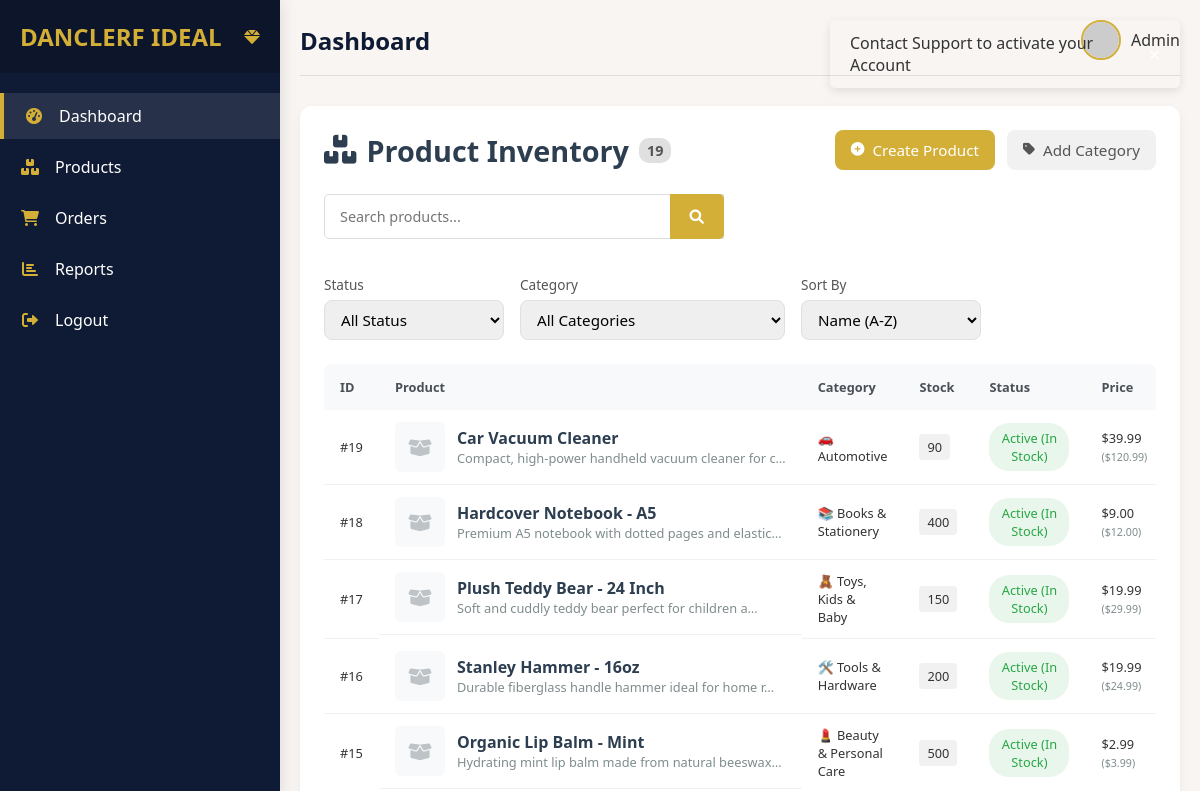
Page /products/ (signed in, upper part) on the earlier database version.
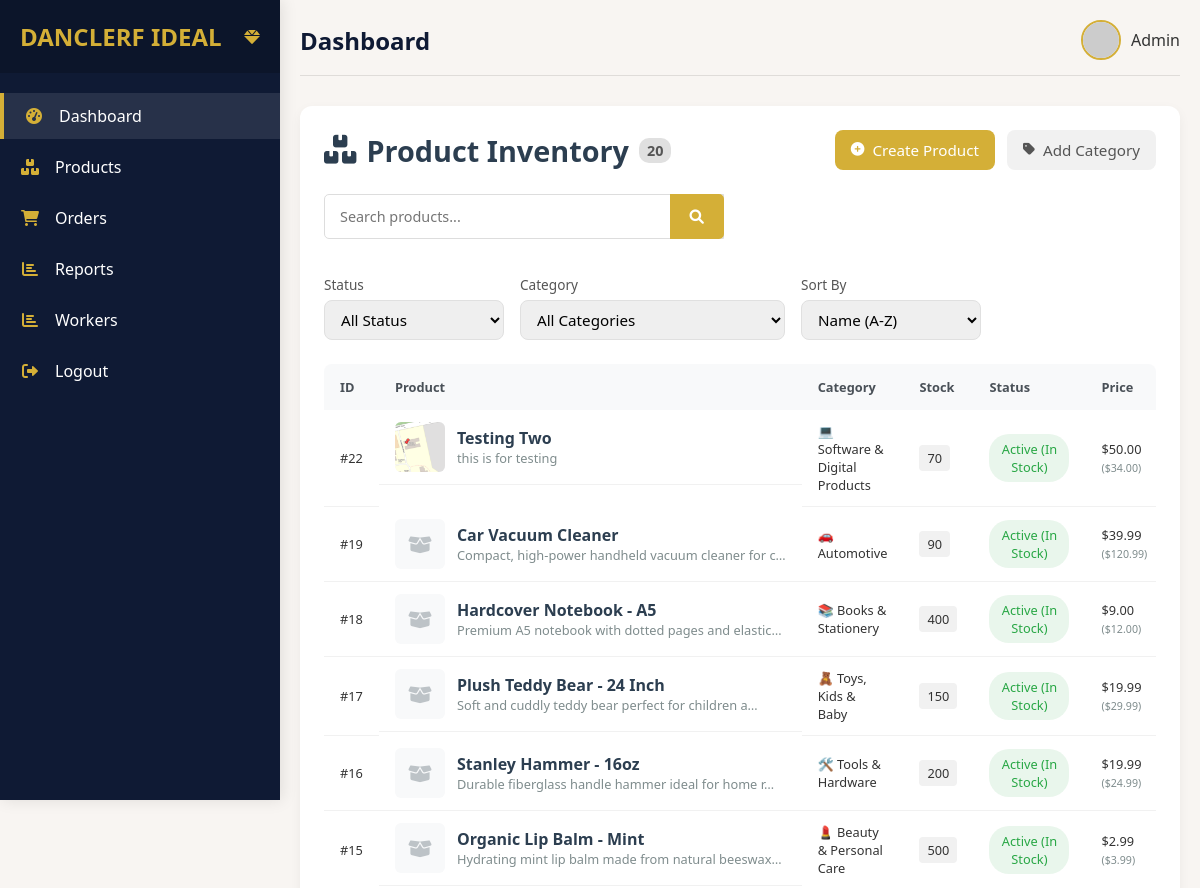
Same page on the later database version.
### shop/models/products.py (models this page shows, shortened)
class Product(BaseModel):
    STATUS = [
        ('active', 'Active (In Stock)'),
        ('inactive', 'Out of Stock'),
    ]
    name = models.CharField(max_length=255)
    description = models.TextField(blank=True)
    category = models.ForeignKey(Category, on_delete=models.CASCADE, null=True, blank=True)
    status = models.CharField(max_length=100, choices=STATUS)
    image = models.ImageField(blank=True, null=True)
    stock_quantity = models.PositiveIntegerField(default=0)
    actual_price = models.DecimalField(max_digits=10, decimal_places=2, default=0.00)
    selling_price = models.DecimalField(max_digits=10, decimal_places=2, default=0.00)

class Category(BaseModel):
    name = models.CharField(max_length=100)
    def __str__(self):
        return self.name

### shop/views.py (the view, shortened to what this page needs)
# urls.py: path("products/", products, name="products"),
@login_required
def products(request):
    try:
        has_activated_account(request)
    except:
        pass
    product_form = ProductForm()
    category_form = CategoryForm()
    products = Product.objects.select_related("category").all()
    categories = Category.objects.all()
    status_filter = request.GET.get("status", "all")
    category_filter = request.GET.get("category", "")
    search_term = request.GET.get("search", "").lower()
    response_format = request.GET.get("format", "html")
    if status_filter != "all":
        products = products.filter(status=status_filter)
    if category_filter:
        products = products.filter(category_id=category_filter)
    if search_term:
        products = products.filter(name__icontains=search_term)
    context = {
        "products": products,
        "categories": categories,
        "product_form": product_form,
        "category_form": category_form,
    }
    return render(request, "main/products.html", context)

### shop/forms.py
class CategoryForm(forms.ModelForm):
    class Meta:
        model = Category
        fields = ["name"]

### shop/views.py (called while the page is built)
def has_activated_account(request):
    if request.user.has_activated == False:
        messages.error(request, "Contact Support to activate your Account")
        logout(request)
        return redirect("login_view")

### templates/main/products.html (shortened to what the changed rows need)
{% extends 'main/base.html' %}
{% load static %}
{% block content %}
<div class="product-inventory-container">
    {% if messages %}
    <div class="messages-container">
        {% for message in messages %}
        <div class="alert alert-{{ message.tags }}">
            {{ message }}
            <button type="button" class="close" data-dismiss="alert">&times;</button>
        </div>
        {% endfor %}
    </div>
    {% endif %}
    <div class="product-header">
        <h2 class="page-title">
            <i class="fas fa-boxes"></i> Product Inventory
            <span class="badge">{{ products.count }}</span>
        </h2>
    </div>
    <div class="product-table-container">
        <table class="product-table">
            <thead>
                <tr>
                    <th>ID</th>
                    <th>Product</th>
                    <th>Category</th>
                    <th>Stock</th>
                    <th>Status</th>
                    <th>Price</th>
                </tr>
            </thead>
            <tbody>
                {% for product in products %}
                <tr data-id="{{ product.id }}"
                    data-status="{{ product.status }}"
                    data-category="{{ product.category.id|default:'none' }}">
                    <td class="product-id">#{{ product.id }}</td>
                    <td class="product-info">
                        <div class="product-image">
                            {% if product.image %}
                            <img src="{{ product.image.url }}" alt="{{ product.name }}">
                            {% else %}
                            <div class="no-image">
                                <i class="fas fa-box-open"></i>
                            </div>
                            {% endif %}
                        </div>
                        <div class="product-details">
                            <h4>{{ product.name }}</h4>
                            <p class="text-muted truncate">{{ product.description|truncatechars:50 }}</p>
                        </div>
                    </td>
                    <td class="product-category">
                        {{ product.category.name|default:"-" }}
                    </td>
                    <td class="product-stock">
                        <span class="stock-badge">{{ product.stock_quantity }}</span>
                    </td>
                    <td class="product-status">
                        <span class="status-badge {% if product.status == 'active' %}in-stock{% else %}out-of-stock{% endif %}">
                            {{ product.get_status_display }}
                        </span>
                    </td>
                    <td class="product-price">
                        ${{ product.selling_price }}
                        {% if product.actual_price %}
                        <small class="text-muted">(${{ product.actual_price }})</small>
                        {% endif %}
                    </td>
                </tr>
                {% endfor %}
            </tbody>
        </table>
    </div>
</div>
{% endblock content %}

Differences in the rows shown:
added Product: id "22", image (picture), name "Testing Two", description "this is for testing", category.name "💻 Software & Digital Products", stock_quantity "70", status "Active (In Stock)", selling_price "50.00", actual_price "34.00"
Other differences:
{{ products.count }}: "19" → "20"
text now shown: "Workers"
list line gone: "Contact Support to activate your Account ×"
